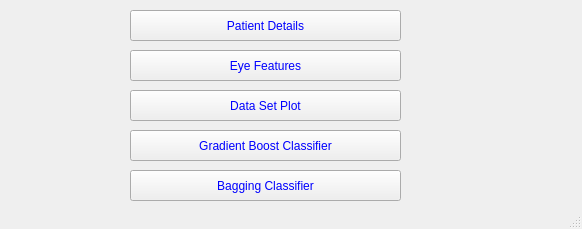
<?xml version="1.0" encoding="UTF-8"?>
<ui version="4.0">
 <class>MainWindow</class>
 <widget class="QMainWindow" name="MainWindow">
  <property name="geometry">
   <rect>
    <x>0</x>
    <y>0</y>
    <width>582</width>
    <height>229</height>
   </rect>
  </property>
  <property name="windowTitle">
   <string>Stress Detection Using Eye Tracking Data</string>
  </property>
  <property name="styleSheet">
   <string notr="true">font: 75 12pt &quot;MS Shell Dlg 2&quot;;
color: rgb(0, 0, 255);</string>
  </property>
  <widget class="QWidget" name="centralwidget">
   <widget class="QPushButton" name="pushButton">
    <property name="geometry">
     <rect>
      <x>130</x>
      <y>50</y>
      <width>271</width>
      <height>31</height>
     </rect>
    </property>
    <property name="text">
     <string>Eye Features</string>
    </property>
   </widget>
   <widget class="QPushButton" name="pushButton_2">
    <property name="geometry">
     <rect>
      <x>130</x>
      <y>90</y>
      <width>271</width>
      <height>31</height>
     </rect>
    </property>
    <property name="text">
     <string>Data Set Plot</string>
    </property>
   </widget>
   <widget class="QPushButton" name="pushButton_3">
    <property name="geometry">
     <rect>
      <x>130</x>
      <y>130</y>
      <width>271</width>
      <height>31</height>
     </rect>
    </property>
    <property name="text">
     <string>Gradient Boost Classifier</string>
    </property>
   </widget>
   <widget class="QPushButton" name="pushButton_4">
    <property name="geometry">
     <rect>
      <x>130</x>
      <y>170</y>
      <width>271</width>
      <height>31</height>
     </rect>
    </property>
    <property name="text">
     <string>Bagging Classifier</string>
    </property>
   </widget>
   <widget class="QPushButton" name="pushButton_5">
    <property name="geometry">
     <rect>
      <x>130</x>
      <y>10</y>
      <width>271</width>
      <height>31</height>
     </rect>
    </property>
    <property name="text">
     <string>Patient Details</string>
    </property>
   </widget>
  </widget>
  <widget class="QStatusBar" name="statusbar"/>
 </widget>
 <resources/>
 <connections/>
</ui>
